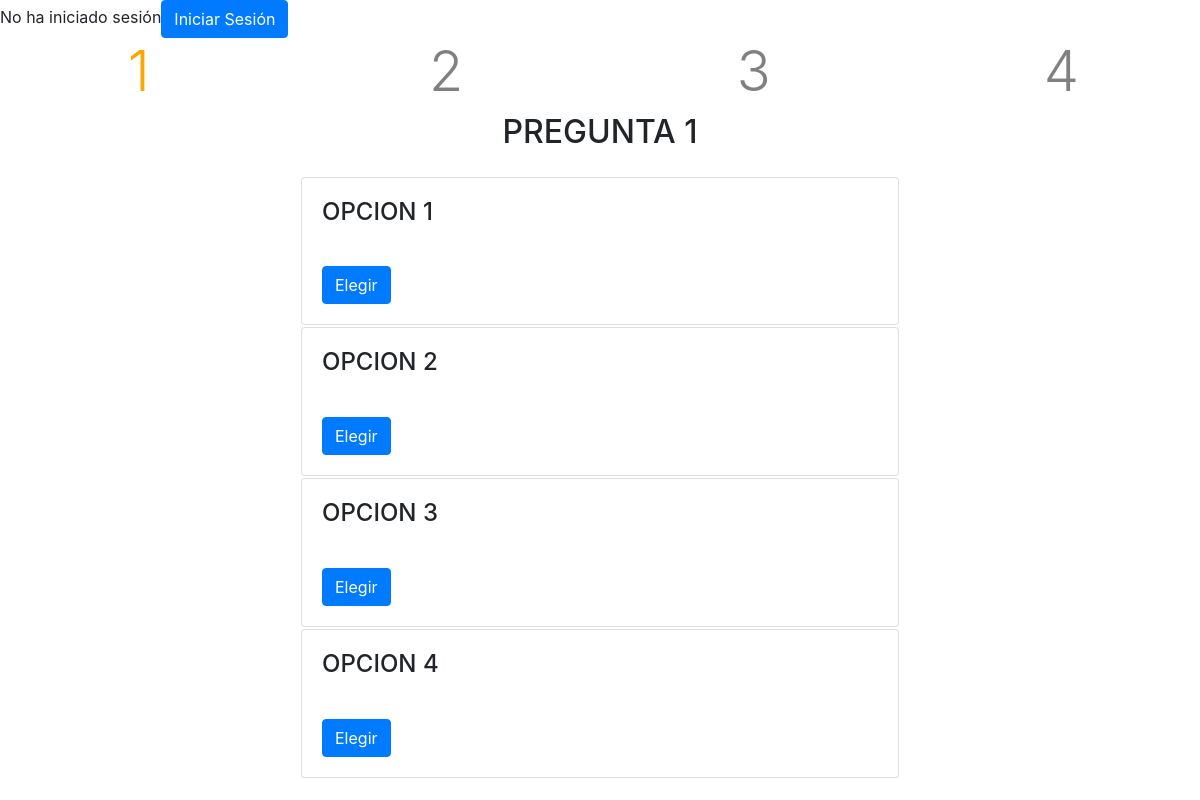
/ver_encuesta.php, run on the app's committed database.
### tables this page shows
CREATE TABLE `encuesta` (
  `id` int(11) NOT NULL,
  `nroencuesta` int(11) NOT NULL,
  `pregunta` varchar(200) NOT NULL,
  `cliente` varchar(50) NOT NULL,
  `prioridad` varchar(1) NOT NULL,
  `encuesta` varchar(100) NOT NULL
);

CREATE TABLE `repuestas` (
  `id` int(11) NOT NULL,
  `nroencuesta` int(11) NOT NULL,
  `respuesta` varchar(100) NOT NULL,
  `semana` int(11) NOT NULL,
  `elegida` varchar(5) NOT NULL,
  `id_pregunta` int(11) NOT NULL
);

### ver_encuesta.php (the view, shortened to what this page needs)
<?php
include("menusesion.php");
?>
<!doctype html>
<html lang="en">
	<head>
    <link rel="stylesheet" href="https://stackpath.bootstrapcdn.com/bootstrap/4.1.3/css/bootstrap.min.css">
	</head>
	<body>
		<center>
    <div class="row">
      <div class="col" style="background-color:white;"><span style="color:orange"><h1 class="display-4">1</h1></span></div>
      <div class="col" style="background-color:white;"><span style="color:grey;"><h1 class="display-4">2</h1></span></div>
      <div class="col" style="background-color:white;"><span style="color:grey;"><h1 class="display-4">3</h1></span></div>
      <div class="col" style="background-color:white;"><span style="color:grey;"><h1 class="display-4">4</h1></span></div>
    </div>
	 </center>
<?php
    include("encuestas/conexion.php");
if ($result = $conn->query("SELECT * FROM encuesta ORDER BY id")) {
    $row_cnt = $result->num_rows;
}
$rand = mt_rand(1,$row_cnt);
$azar=$rand;
  $nquery=mysqli_query($conn,"SELECT * FROM encuesta INNER JOIN repuestas
  ON repuestas.nroencuesta = encuesta.nroencuesta WHERE repuestas.nroencuesta = '".$azar."' AND encuesta.nroencuesta = '".$azar."'");
  $preguntaquery = mysqli_query($conn,"SELECT * FROM encuesta WHERE nroencuesta = '".$azar."' ");
  $preguntarow = mysqli_fetch_array($preguntaquery);
	print '<center>';
  print '<h2>';
  echo $preguntarow['pregunta'];
  print '</h2>';
  print '<table width="50%" border="0">';
	print '<div class="card-deck">';
			while($crow = mysqli_fetch_array($nquery)){
			?>
  <form id="resultado" name="resultado" action="guarda_resultados.php" method="POST">
			<tr><td>
            <div class="card">
              <div class="card-body">
                <h4 class="card-title"><?php echo $crow['respuesta']; ?></h4>
                <br />
                <div class="text">
                </div>
                <button type="submit" class="btn btn-primary">Elegir</button>
              </div>
            </div>
          </td></tr>
          </form>
			<?php
			}
		?>
		</div>
</table>
</center>
	</body>
	</html>

### data on the page
encuesta: pregunta "PREGUNTA 1", repuestas.respuesta "OPCION 1", repuestas.respuesta "OPCION 2", repuestas.respuesta "OPCION 3", repuestas.respuesta "OPCION 4"
